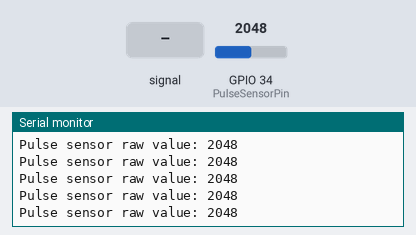
The sketch below on a simulated ESP32. On the bench: the last lines printed to the serial monitor. Inputs (shaded band) come from the test bench; at power-on: GPIO 34 (PulseSensorPin) = 2048.

Above: at 1.2 s.
1.3 s: GPIO 34 (PulseSensorPin) fed a 200 Hz sine of ±327 counts around its level
At 1.31 s:
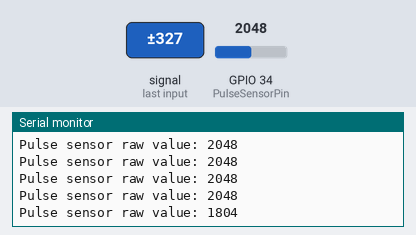
2.8 s: GPIO 34 (PulseSensorPin) set to 2866
At 2.81 s:
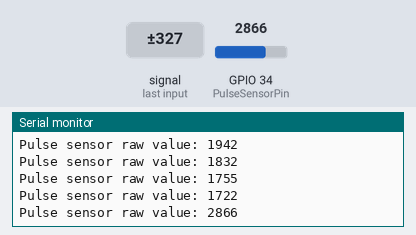
4.3 s: GPIO 34 (PulseSensorPin) fed a 1000 Hz sine of ±1023 counts around its level
At 4.32 s:
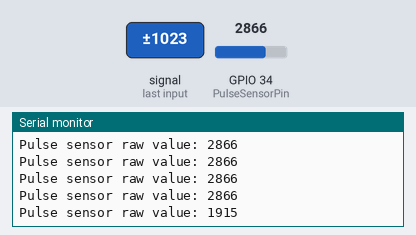
5.8 s: GPIO 34 (PulseSensorPin) set to 3603
At 5.82 s:
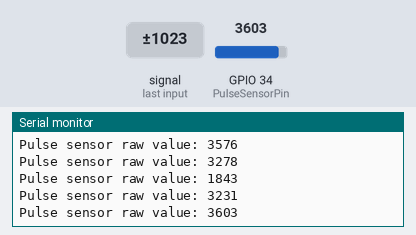
Timing chart, 0 to 8.3 s (numbered marks = the images above; inputs shaded):
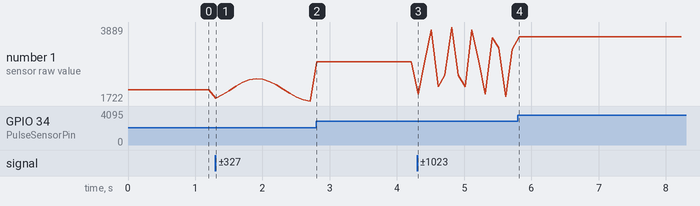

Measured:
- after the input at 1.3 s, the serial monitor: prints a new line at once (image 1)
- after the input at 2.8 s, the serial monitor: prints a new line at once (image 2)
- after the input at 4.3 s, the serial monitor: prints a new line at once (image 3)
- after the input at 5.8 s, the serial monitor: prints a new line at once (image 4)
- plotted number 1: 2048 → 1722 after the input at 1.3 s, 1722 → 2866 after the input at 2.8 s, 2866 → 3231 after the input at 4.3 s, 3231 → 3603 after the input at 5.8 s

The sketch:

Pulsesensor_reading_setup_simple.ino
```cpp
const int PulseSensorPin = 34; // GPIO34 for the analog input

void setup() {
  Serial.begin(115200);
  while (!Serial) {
    ; // Wait for the serial port to connect
  }
  Serial.println("Pulse sensor test started");
}

void loop() {
  int pulseValue = analogRead(PulseSensorPin); // Read the raw analog value
  Serial.print("Pulse sensor raw value: ");
  Serial.println(pulseValue); // Print the raw value for debugging

  delay(100); // Short delay to avoid flooding the serial monitor
}
```
